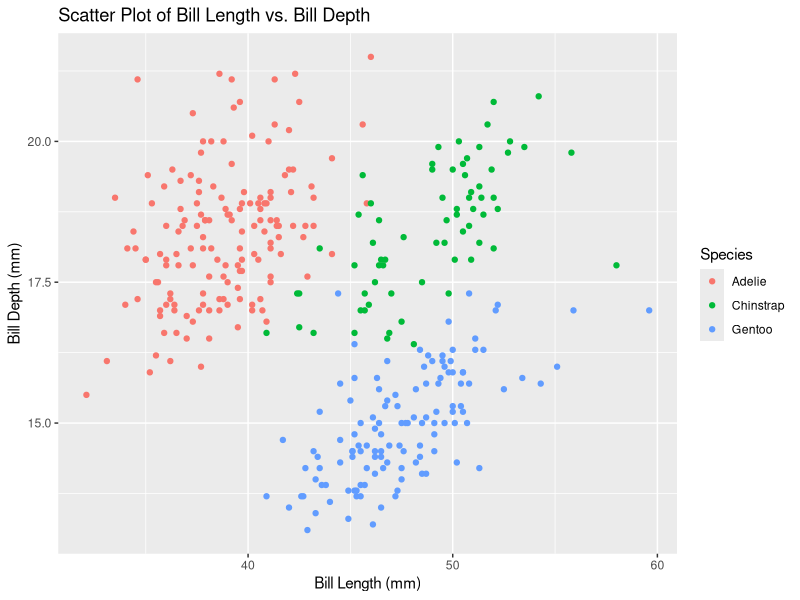
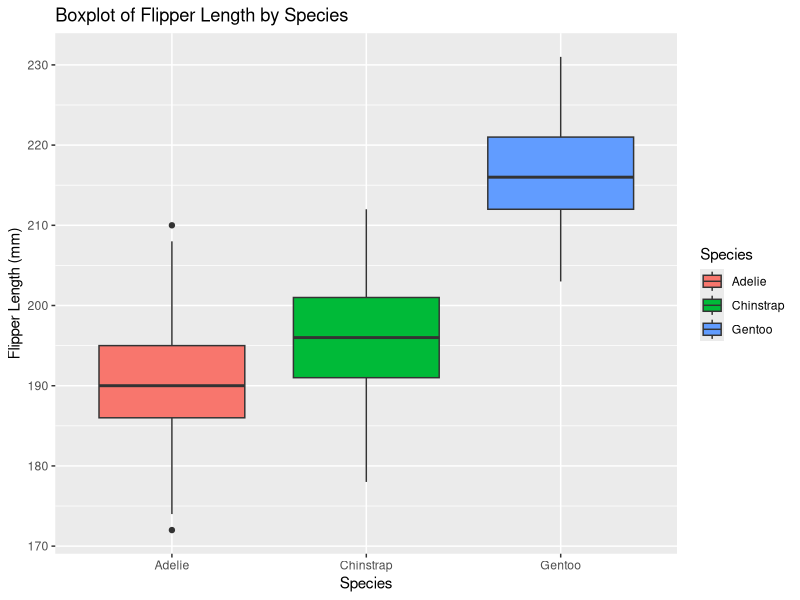

Here is the R script that generated these plots, in order:
## ---- chunk 1
install.packages("tidyverse")
install.packages("ggplot2")
library(tidyverse)
library(ggplot2)
## ---- chunk 2
library(palmerpenguins)
data("penguins")

## ---- chunk 3
head(penguins)
## ---- chunk 4
summary(penguins)

## ---- chunk 5
ggplot(penguins, aes(x = bill_length_mm, y = bill_depth_mm, color = species)) +
  geom_point() +
  labs(title = "Scatter Plot of Bill Length vs. Bill Depth",
       x = "Bill Length (mm)",
       y = "Bill Depth (mm)",
       color = "Species")
## ---- chunk 6
ggplot(penguins, aes(x = species, y = flipper_length_mm, fill = species)) +
  geom_boxplot() +
  labs(title = "Boxplot of Flipper Length by Species",
       x = "Species",
       y = "Flipper Length (mm)",
       fill = "Species")
